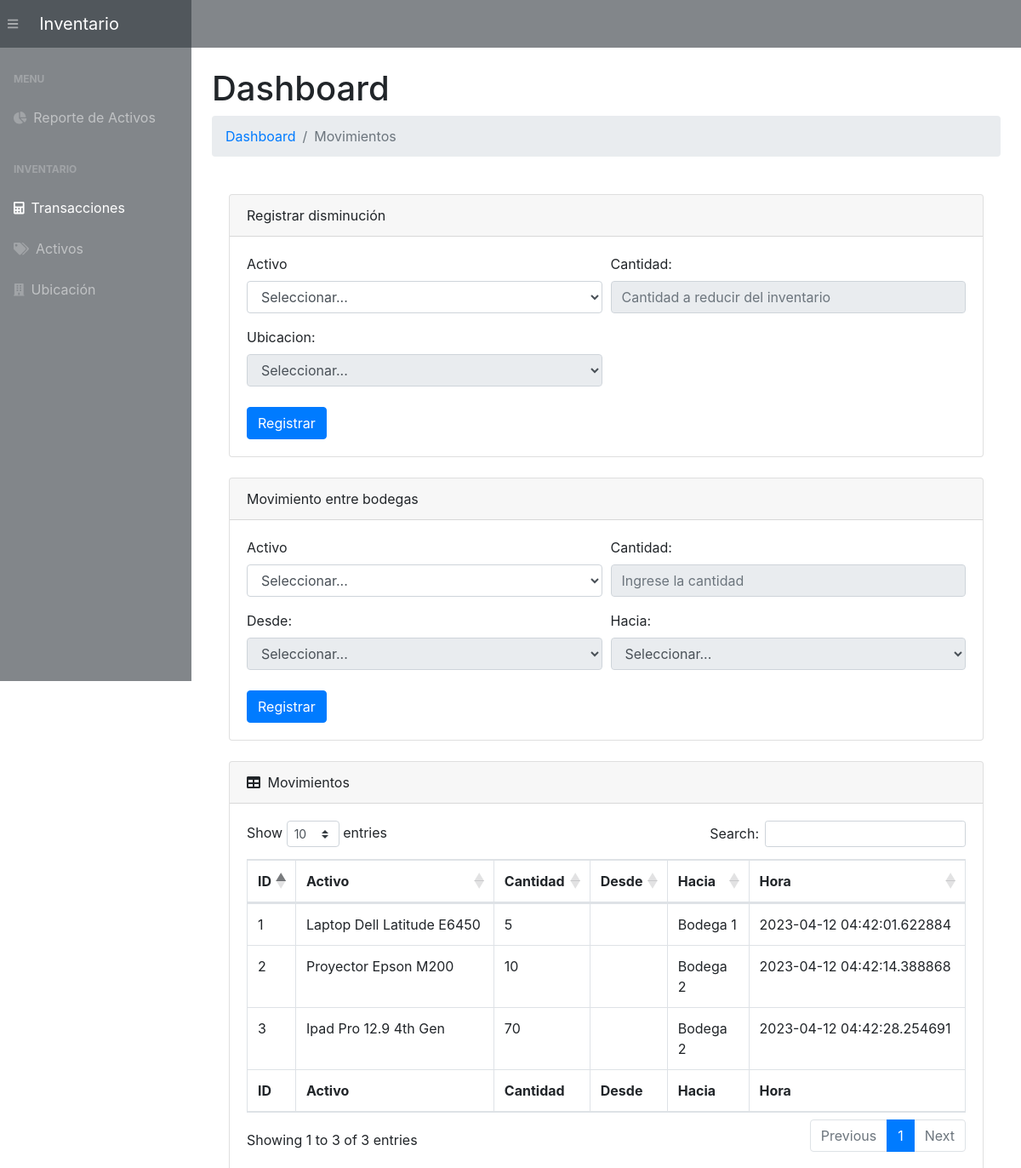
The app's page /movements/ with its own data.
### app.py (models this page shows, shortened)
class ProductMovement(db.Model):
    __tablename__   = 'productmovements'
    movement_id     = db.Column(db.Integer, primary_key=True)
    product_id      = db.Column(db.Integer, db.ForeignKey('products.product_id'))
    qty             = db.Column(db.Integer)
    from_location   = db.Column(db.Integer, db.ForeignKey('locations.location_id'))
    to_location     = db.Column(db.Integer, db.ForeignKey('locations.location_id'))
    movement_time   = db.Column(db.DateTime, default=datetime.utcnow)
    product         = db.relationship('Product', foreign_keys=product_id)
    fromLoc         = db.relationship('Location', foreign_keys=from_location)
    toLoc           = db.relationship('Location', foreign_keys=to_location)

class Product(db.Model):
    __tablename__ = 'products'
    product_id      = db.Column(db.String(200), primary_key=True)
    date_created    = db.Column(db.DateTime, default=datetime.utcnow)

### app.py (the view)
@app.route("/movements/", methods=["POST", "GET"])
def viewMovements():
    if request.method == "POST" :
        product_id      = request.form["productId"]
        qty             = request.form["qty"]
        fromLocation    = request.form["fromLocation"]
        toLocation      = request.form["toLocation"]
        new_movement = ProductMovement(
            product_id=product_id, qty=qty, from_location=fromLocation, to_location=toLocation)
        try:
            db.session.add(new_movement)
            db.session.commit()
            return redirect("/movements/")
        except:
            return "There Was an issue while add a new Movement"
    else:
        products    = Product.query.order_by(Product.date_created).all()
        locations   = Location.query.order_by(Location.date_created).all()
        movs = ProductMovement.query\
        .join(Product, ProductMovement.product_id == Product.product_id)\
        .add_columns(
            ProductMovement.movement_id,
            ProductMovement.qty,
            Product.product_id,
            ProductMovement.from_location,
            ProductMovement.to_location,
            ProductMovement.movement_time)\
        .all()
        movements   = ProductMovement.query.order_by(
            ProductMovement.movement_time).all()
        return render_template("movements.html", movements=movs, products=products, locations=locations)

### templates/movements.html (shortened to what this page needs)
{% extends 'base.html' %}
{% block content %}
<main>
    <div class="container-fluid">
        <h1 class="mt-4">Dashboard</h1>
        <ol class="breadcrumb mb-4">
            <li class="breadcrumb-item"><a href="/">Dashboard</a></li>
            <li class="breadcrumb-item active">Movimientos</li>
        </ol>
        <div>
            <div class="card-body">
                <div class="card mb-4">
                    <div class="card-header">Registrar disminución</div>
                    <div class="card-body">
                        <form action="/movements/substract/" method="POST" id="movements_substract">
                            <div class="form-row">
                                <div class="col-md-6">
                                    <div class="form-group">
                                        <label for="productIdSubs">Activo</label>
                                        <select id="productIdSubs" name="productIdSubs" class="form-control">
                                            <option selected value="">Seleccionar...</option>
                                        </select>
                                    </div>
                                </div>
                                <div class="col-md-6">
                                    <div class="form-group">
                                        <label for="qtySubs">Cantidad: </label>
                                        <input class="form-control" name="qtySubs" id="qtySubs" type="number" placeholder="Cantidad a reducir del inventario" />
                                    </div>
                                </div>
                            </div>
                            <div class="form-row">
                                <div class="col-md-6">
                                    <label for="fromLocationSubs">Ubicacion: </label>
                                    <select id="fromLocationSubs" class="form-control" name="fromLocationSubs">
                                        <option selected value="">Seleccionar...</option>
                                    </select>
                                </div>
                            </div>
                            <div class="form-group mt-4 mb-0">
                                <input type="submit" class="btn btn-primary" value="Registrar" class="btn btn-primary">
                            </div>
                        </form>
                    </div>
                </div>
                <div class="card mb-4">
                    <div class="card-header">Movimiento entre bodegas</div>
                    <div class="card-body">
                        <form action="/movements/" method="POST" id="movements_from">
                            <div class="form-row">
                                <div class="col-md-6">
                                    <div class="form-group">
                                        <label for="productId">Activo</label>
                                        <select id="productId" name="productId" class="form-control">
                                            <option selected value="">Seleccionar...</option>
                                        </select>
                                    </div>
                                </div>
                                <div class="col-md-6">
                                    <div class="form-group">
                                        <label for="qty">Cantidad: </label>
                                        <input class="form-control" name="qty" id="qty" type="number" placeholder="Ingrese la cantidad" />
                                    </div>
                                </div>
                            </div>
                            <div class="form-row">
                                <div class="col-md-6">
                                    <label for="fromLocation">Desde: </label>
                                    <select id="fromLocation" class="form-control" name="fromLocation">
                                        <option selected value="">Seleccionar...</option>
                                    </select>
                                </div>
                                <div class="col-md-6">
                                    <label for="toLocation">Hacia: </label>
                                    <select id="toLocation" name="toLocation" class="form-control">
                                        <option selected value="">Seleccionar...</option>
                                    </select>
                                </div>
                            </div>
                            <div class="form-group mt-4 mb-0">
                                <input type="submit" class="btn btn-primary" value="Registrar" class="btn btn-primary">
                            </div>
                        </form>
                    </div>
                </div>
                <div class="card mb-4">
                <div class="card-header">
                    <i class="fas fa-table mr-1"></i>
                    Movimientos
                </div>
                <div class="card-body">
                    <div class="table-responsive">
                        {% if movements|length < 1 %}
                        <h4>No existen movimientos</h4>
                        {% else %}
                        <table class="table table-bordered" id="dataTable" width="100%" cellspacing="0">
                            <thead>
                                <tr>
                                    <th>ID</th>
                                    <th>Activo</th>
                                    <th>Cantidad</th>
                                    <th>Desde</th>
                                    <th>Hacia</th>
                                    <th>Hora</th>
                                </tr>
                            </thead>
                            <tfoot>
                                <tr>
                                    <th>ID</th>
                                    <th>Activo</th>
                                    <th>Cantidad</th>
                                    <th>Desde</th>
                                    <th>Hacia</th>
                                    <th>Hora</th>
                                </tr>
                            </tfoot>
                            <tbody>
                                {% for movement in movements%}
                                <tr>
                                    <td>{{ movement.movement_id }}</td>
                                    <td>{{ movement.product_id }}</td>
                                    <td>{{ movement.qty }}</td>
                                    <td>{{ movement.from_location }}</td>
                                    <td>{{ movement.to_location }}</td>
                                    <td>{{ movement.movement_time }}</td>
                                </tr>
                                {% endfor %}
                            </tbody>
                        </table>
                        {% endif %}
                </div>
            </div>
                </div>
            </div>
        </div>
    </div>
</main>
{% endblock %}

### records on screen
ProductMovement: movement_id "1", product_id "Laptop Dell Latitude E6450", qty "5", to_location "Bodega 1", movement_time "2023-04-12 04:42:01.622884"
ProductMovement: movement_id "2", product_id "Proyector Epson M200", qty "10", to_location "Bodega 2", movement_time "2023-04-12 04:42:14.388868"
ProductMovement: movement_id "3", product_id "Ipad Pro 12.9 4th Gen", qty "70", to_location "Bodega 2", movement_time "2023-04-12 04:42:28.254691"
